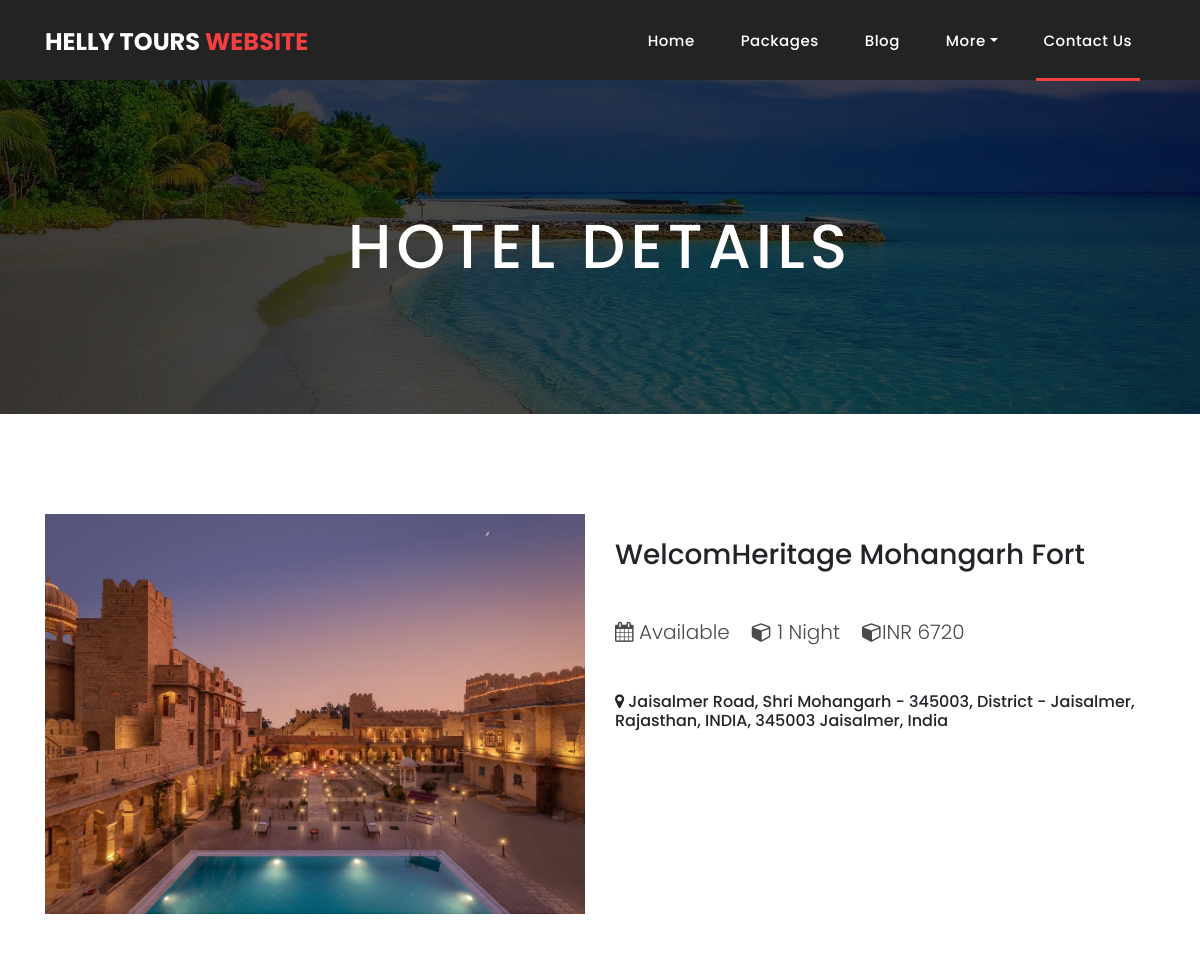
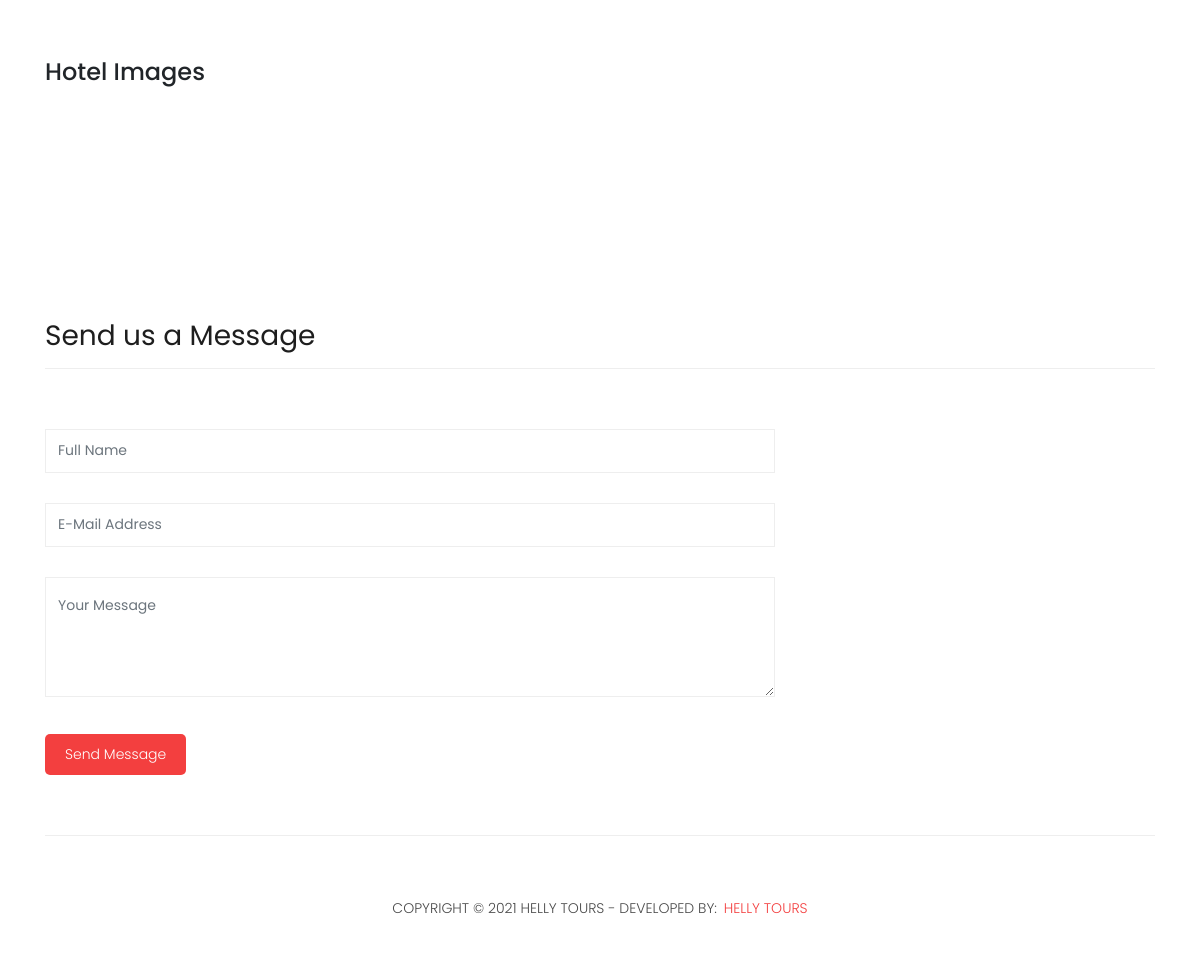
The page /hotel-details.php?eid=9 on the database its author committed (2 pictures, top to bottom).
### tables this page shows
CREATE TABLE `hotel_master` (
  `hotel_id` int(11) NOT NULL,
  `package_id` int(11) NOT NULL,
  `hotel_name` varchar(50) NOT NULL,
  `hotel_address` text NOT NULL,
  `hotel_night` int(11) NOT NULL,
  `hotel_price` int(11) NOT NULL,
  `hotel_img` varchar(150) NOT NULL,
  `hotel_available` int(1) NOT NULL
);

### hotel-details.php (the view, shortened to what this page needs)
<?php
    require './class/atclass.php';
    $eid=$_GET["eid"];
    $q1=mysqli_query($connection, "select * from hotel_master where hotel_id='{$eid}'") or die("Error". mysqli_error($connection));
    $q2=mysqli_query($connection, "select * from img_master where hotel_id='{$eid}'") or die("Error". mysqli_error($connection));
?>
<!DOCTYPE html>
<html lang="en">
  <head>
    <link href="vendor/bootstrap/css/bootstrap.min.css" rel="stylesheet">
    <link rel="stylesheet" href="assets/css/fontawesome.css">
    <link rel="stylesheet" href="assets/css/style.css">
    <link rel="stylesheet" href="assets/css/owl.css">
  </head>
  <body>
      <?php
          include './themepart/header.php';
      ?>
    <div class="page-heading about-heading header-text" style="background-image: url(assets/images/heading-6-1920x500.jpg);">
      <div class="container">
        <div class="row">
          <div class="col-md-12">
            <div class="text-content">
                <h2>Hotel Details</h2>
            </div>
          </div>
        </div>
      </div>
    </div>
    <div class="products">
      <div class="container">
        <div class="row">
          <div class="col-md-6">
            <div>
                <?php
                    $row= mysqli_fetch_array($q1);
                  ?>
                <img src="admin/upload/<?php echo $row['hotel_img']?>" alt="" class="img-fluid wc-image" style="width: 200%; height: 400px;">
            </div>
            <br>
          </div>
          <div class="col-md-6">
              <br/>
              <h3><?php echo $row['hotel_name']; ?></h3>
              <br/><br/>
               <p class="lead">
                   <?php if($row['hotel_available']==1){ ?>
                        <i class="fa fa-calendar"></i> Available &nbsp;&nbsp;
                  <?php } ?>
                        <i class="fa fa-cube"></i> <?php echo $row['hotel_night']; ?> Night &nbsp;&nbsp;
                        <i class="fa fa-cube"></i>INR <?php echo $row['hotel_price']; ?> &nbsp;&nbsp;
              </p>
              <br/><br/>
              <h6><i class="fa fa-map-marker"></i> <?php echo $row['hotel_address']; ?></h6>
               </div>
        </div>
      </div>
    </div>
    <div class="products">
      <div class="container">
        <div class="row">
          <div class="col-md-12">
               <h4>Hotel Images</h4><br/>
            <div class="row">
                   <?php
                          while ($row1 = mysqli_fetch_array($q2)) {
                    ?>
              <div class="col-md-4">
                <div class="service-item">
                </div>
              </div>
            <?php }?>
            </div>
          </div>
        </div>
      </div>
    </div>
  <div class="send-message">
      <div class="container">
        <div class="row">
          <div class="col-md-12">
            <div class="section-heading">
              <h2>Send us a Message</h2>
            </div>
          </div>
          <div class="col-md-8">
            <div class="contact-form">
              <form id="contact" action="" method="post">
                <div class="row">
                  <div class="col-lg-12 col-md-12 col-sm-12">
                    <fieldset>
                        <input type="text" class="form-control" id="name" name="fname" placeholder="Full Name" required="">
                    </fieldset>
                  </div>
                  <div class="col-lg-12 col-md-12 col-sm-12">
                    <fieldset>
                        <input type="text" class="form-control" id="email" name="mail" placeholder="E-Mail Address" required="">
                    </fieldset>
                  </div>
                  <div class="col-lg-12">
                    <fieldset>
                        <textarea  rows="6" class="form-control" id="message" name="mess" placeholder="Your Message" required=""></textarea>
                    </fieldset>
                  </div>
                  <div class="col-lg-12">
                    <fieldset>
                        <button type="submit" id="form-submit" class="filled-button" name="submit">Send Message</button>
                    </fieldset>
                  </div>
                </div>
              </form>
            </div>
          </div>
        </div>
      </div>
    </div>
    <?php
              include './themepart/footer.php';
    ?>
  </body>
</html>

### assets/css/style.css (style rules this page uses)
body { font-family: 'Poppins', sans-serif; overflow-x: hidden; text-rendering: optimizeLegibility; -webkit-font-smoothing: antialiased; -moz-osx-font-smoothing: grayscale; }
p { margin-bottom: 0px; font-size: 14px; font-weight: 300; color: #4a4a4a; line-height: 24px; }
h1,h2,h3,h4,h5,h6 { margin: 0px; }
.section-heading { text-align: left; margin-bottom: 60px; border-bottom: 1px solid #eee; }
.section-heading h2 { font-size: 28px; font-weight: 400; color: #1e1e1e; margin-bottom: 15px; }
.page-heading { padding: 210px 0px 130px 0px; text-align: center; background-position: center center; background-repeat: no-repeat; background-size: cover; }
.page-heading .text-content h2 { color: #fff; font-size: 62px; text-transform: uppercase; letter-spacing: 5px; }
.products { margin-top: 100px; }
.page-heading { position:relative; }
.page-heading:before { content:''; position:absolute; top:0; left:0; bottom:0; right:0; background-color:rgba(0,0,0,.7); }
.page-heading .container { position:relative; z-index: 2; }
.service-item { text-align: center; margin-bottom: 30px; }
.send-message { margin-top: 100px; }
.contact-form select, .contact-form .form-control { font-size: 14px; width: 100%; height: 44px; display: inline-block; line-height: 42px; border: 1px solid #eee; border-radius: 0px; margin-bottom: 30px; }
.contact-form textarea { font-size: 14px; width: 100%; min-width: 100%; min-height: 120px; height: 120px; max-height: 180px; border: 1px solid #eee; border-radius: 0px; margin-bottom: 30px; }
.contact-form button.filled-button { background-color: #f33f3f; color: #fff; font-size: 14px; text-transform: capitalize; font-weight: 300; padding: 10px 20px; border-radius: 5px; display: inline-block; transition: all 0.3s; border: none; outline: none; cursor: pointer; }

### rows shown on the page
hotel_master: hotel_img (picture), hotel_name "WelcomHeritage Mohangarh Fort", hotel_night "1", hotel_price "6720", hotel_address "Jaisalmer Road, Shri Mohangarh - 345003, District - Jaisalmer, Rajasthan, INDIA, 345003 Jaisalmer, India"
